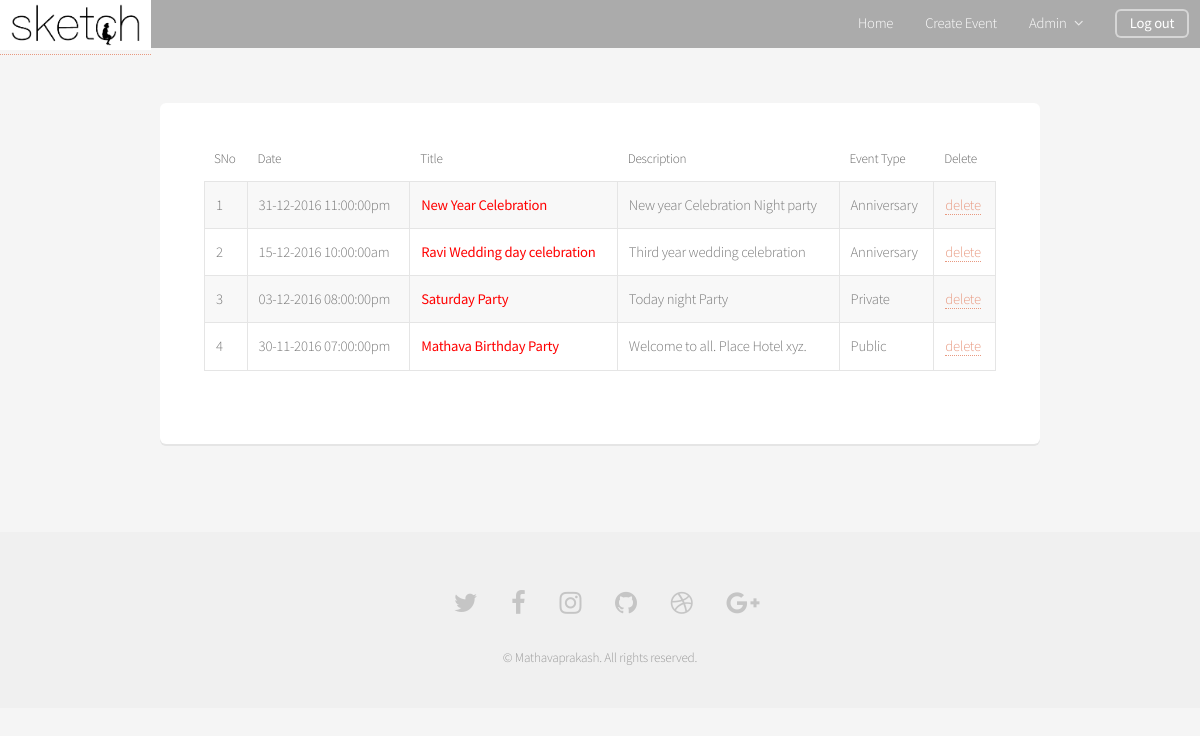
Page /events.php (signed in) on the committed database.
### tables this page shows
CREATE TABLE `user` (
  `userid` varchar(20) NOT NULL,
  `Password` varchar(20) NOT NULL,
  `name` varchar(20) NOT NULL
);

CREATE TABLE `event` (
  `sno` int(11) NOT NULL,
  `title` varchar(30) NOT NULL,
  `body` varchar(300) NOT NULL,
  `date` varchar(20) NOT NULL,
  `type` varchar(20) NOT NULL
);

### assets/db/dbconnect.php (called while the page is built, shortened)
<?PHP
function encryptor($action,$string)
                {
                    $output=false;
                    $encrypt_method="AES-256-CBC";
                    $secret_key='sketch';
                    $secret_iv='myroom';
                    $key=hash('sha512',$secret_key);
                    $iv=substr(hash('sha512',$secret_iv),0,16);
                    if($action=='encrypt')
                    {
                            $output=openssl_encrypt($string,$encrypt_method,$key,0,$iv);
                            $output=base64_encode($output);
                    }
                    else if($action=='decrypt')
                    {
                            $output=openssl_decrypt(base64_decode($string),$encrypt_method,$key,0,$iv);
                    }
                    return $output;
              }
?>

### events.php (the view, shortened to what this page needs)
<!DOCTYPE HTML>
<html>
	<head>
		<link rel="stylesheet" href="assets/css/main.css" />
                <?php
					include_once "assets/db/dbconnect.php";
                    $user_id=  encryptor('decrypt',$_SESSION['encregno']);
                    $query=  mysql_query("select * from user");
                    $exist=  mysql_num_rows($query);
                    $table_fname="";
                    if($exist>0)
                    {
                        while($row=  mysql_fetch_assoc($query))
                        {
                            $table_userid=$row['userid'];
                            if($user_id==$table_userid)
                            {
                                $table_fname=$row['name'];
                                break;
                            }
                        }
                    }
                ?>
	</head>
	<body  class="landing">
		<div id="page-wrapper">
			<div class="header-overlay">
				<header id="header" class="alt">
					<a href="../logout.php"><img src="logo.png" height="50" /></a>
					<nav id="nav">
						<ul>
							<li><a href="events.php">Home</a></li>
							<li><a href="new_event.php">Create Event</a></li>
							<li><a href="#" class="icon fa-angle-down"><?php  print "$table_fname"; ?></a></li>
                            <li><a href="logout.php" class="button">Log out</a></li>
						</ul>
					</nav>
				</header>
			</div>
			<section id="banner-empty">
				</section>
		<section id="main" class="container 100%">
			<div class="row">
                <div class="12u">
					<section class="box">
						<div class="table-wrapper">
							<table class="alt">
								<thead>
									<tr>
										<th>SNo</th>
										<th>Date</th>
										<th>Title</th>
										<th>Description</th>
										<th>Event Type</th>
										<th>Delete</th>
									</tr>
                                <tbody>
								<?PHP
									$query=  mysql_query("select * from event ORDER BY `date` DESC");
									$exist=  mysql_num_rows($query);
									$sno=0;
									if($exist>0)
									{
										while($row=  mysql_fetch_assoc($query))
										{
											$table_id=$row['sno'];
											$encc_id=encryptor('encrypt',$table_id);
											$table_title=$row['title'];
											$body=$row['body'];
											$date=$row['date'];
											$type=$row['type'];
											$sno+=1;
											?>
											<tr>
											<td><?php print "$sno"; ?></td>
											<td><?php print date("d-m-Y  h:i:sa",strtotime($date)); ?></td>
												<?PHP
													if( strtotime($date)>time())
													{
														?><td><ans_blue><?php print "$table_title"; ?></ans_blue></td>
														<?PHP
													}
													else
													{
														?><td><warning><?php print "$table_title"; ?></warning></td>
														<?PHP
													}
												?>
												<td><?php print "$body"; ?></td>
												<td><?php print "$type"; ?></td>
												<td><a href="delete.php?id=<?php print "$encc_id"; ?>" > delete</a></td>
												</tr>
												<?php
										}
									}
								?>
								</tbody>
                            </table>
						</div>
					</section>
				</div>
			</div>
		</section>
				<footer id="footer">
					<ul class="icons">
						<li><a href="#" class="icon fa-twitter"><span class="label">Twitter</span></a></li>
						<li><a href="#" class="icon fa-facebook"><span class="label">Facebook</span></a></li>
						<li><a href="#" class="icon fa-instagram"><span class="label">Instagram</span></a></li>
						<li><a href="#" class="icon fa-github"><span class="label">Github</span></a></li>
						<li><a href="#" class="icon fa-dribbble"><span class="label">Dribbble</span></a></li>
						<li><a href="#" class="icon fa-google-plus"><span class="label">Google+</span></a></li>
					</ul>
					<ul class="copyright">
						<li>&copy; Mathavaprakash. All rights reserved.</li>
					</ul>
				</footer>
		</div>
	</body>
</html>

### rows in the picture
user: name "Admin"
event: date "31-12-2016 11:00:00pm", title "New Year Celebration", body "New year Celebration Night party", type "Anniversary"
event: date "15-12-2016 10:00:00am", title "Ravi Wedding day celebration", body "Third year wedding celebration", type "Anniversary"
event: date "03-12-2016 08:00:00pm", title "Saturday Party", body "Today night Party", type "Private"
event: date "30-11-2016 07:00:00pm", title "Mathava Birthday Party", body "Welcome to all. Place Hotel xyz.", type "Public"
